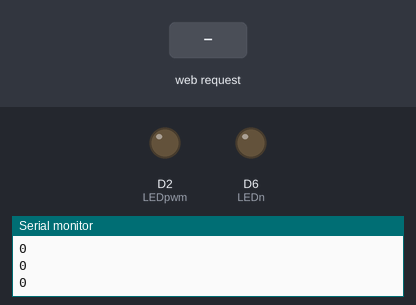
Recording of a sketch running on a simulated ESP8266 (NodeMCU). Shown: output pins drawn as LEDs (lit = HIGH), the last lines printed to the serial monitor. The test bench sets the inputs (shaded band).

Above: at 1.2 s.
1.3 s: HTTP request GET /setPWM?PWMval=1 received
At 2.2 s:
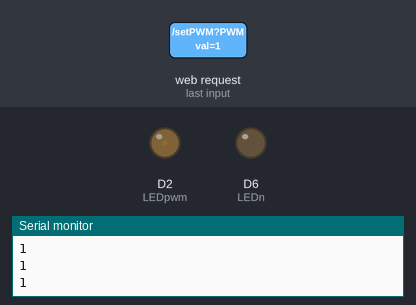
2.8 s: HTTP request GET /setPWM?PWMval=120 received
At 4.2 s:
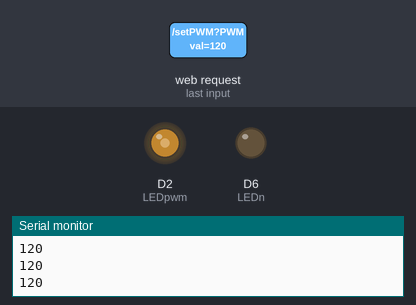
Timing chart, 0 to 5.8 s (numbered marks = the images above; inputs shaded):
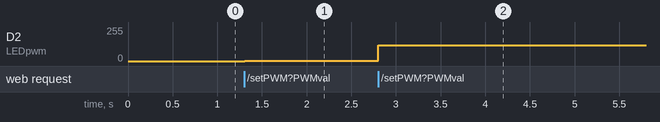

Measured:
- after the input at 1.3 s, D2 (LEDpwm): 0/255 → 1/255 at once
- after the input at 2.8 s, D2 (LEDpwm): 1/255 → 120/255 at once

The sketch:

Web_controlled_LED.ino
```cpp
#include <ESP8266WebServer.h>

#define LEDn    D6
#define LEDpwm  D2

const char* ssid = ""; // Name of the server

const char* password = ""; // Password of minimum 8 characters


ESP8266WebServer server(80);

char webpage[] = R"=(
<html>
<head>
    <title> Controller </title>
    <style = "text/css">
    .slidecontainer {
  width: 100%;
}

.slider {
  -webkit-appearance: none;
  appearance: none;
  width: 100%;
  height: 25px;
  background: #000000;
  outline: none;
  opacity: 0.7;
  -webkit-transition: .2s;
  transition: opacity .2s;
}
.slider:hover {
  opacity: 1;
}

.slider::-webkit-slider-thumb {
  -webkit-appearance: none;
  appearance: none;
  width: 25px;
  height: 25px;
  background: #FF0000;
  cursor: pointer;
}

.slider::-moz-range-thumb {
  width: 25px;
  height: 25px;
  background: #FF0000;
  cursor: pointer;
}
</style>
</head>
<body>

 <div class="slidecontainer">
  <input type="range" min="0" max="1023" value="0" class="slider" id="myRange">
  <p>Value: <span id="demo"></span></p>
</div>
</body>
<script>
var slider = document.getElementById("myRange");

var output = document.getElementById("demo");

output.innerHTML = slider.value;

slider.onchange = function() {
  output.innerHTML = this.value;
  pwm_change(output.innerHTML);
}
function pwm_change(val) {
  var xhttp = new XMLHttpRequest();
  xhttp.open("GET", "setPWM?PWMval="+val, true);
     xhttp.send();
}
</script>
</html>
)=";
int pwm;
int pwmCount;
void handle_pwm() {
 String  pwm_val = server.arg("PWMval");

 Serial.print("slider val: ");
 Serial.println(pwm_val);
int pwm_value = pwm_val.toInt();
pwm= pwm_value;

server.send(200,"text/plane","0");

}

void handleRoot(){
  server.send(200, "text/html", webpage);
}

void setup() {
  Serial.begin(9600);
  pinMode(LEDn,OUTPUT);
  pinMode(LEDpwm,OUTPUT);
  WiFi.mode(WIFI_AP);
  IPAddress apLocalIp(2,2,2,2);
  IPAddress apSubnetMask(255,255,255,0);
  WiFi.softAPConfig(apLocalIp,apLocalIp,apSubnetMask);
  WiFi.softAP(ssid, password);
  server.begin();
  server.on("/", handleRoot);
  server.on("/setPWM", handle_pwm);
  pwm=0;
  pwmCount=0;
}

void loop() {
  server.handleClient();

  Serial.println(pwm);
  analogWrite(LEDpwm, pwm);
  delay(10);
}
```
